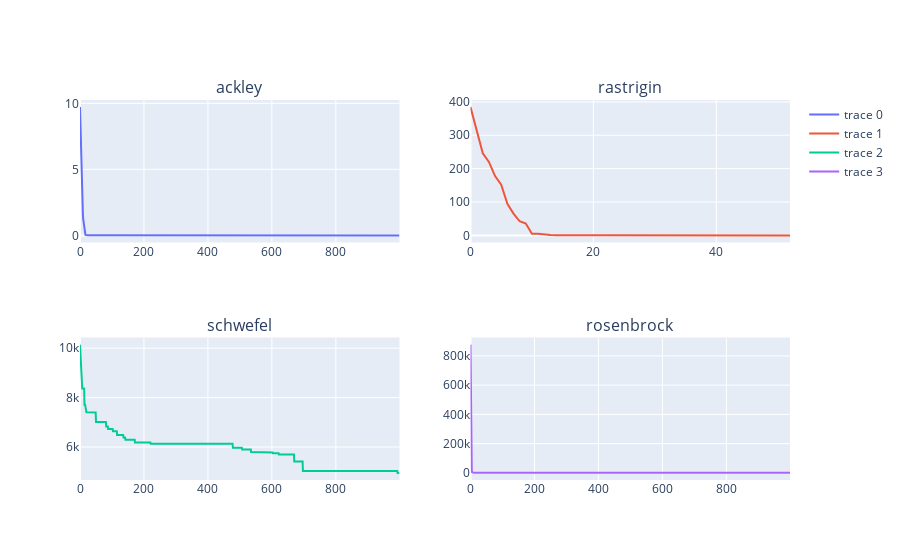

The notebook cell this image was saved under:
### Code cell
fig = make_subplots(rows=2, cols=2, subplot_titles=FUNCTIONS)

fig.add_trace(go.Scatter(y=[x['melhor_fitness'] for x in ga_dict[FUNCTIONS[0]].geracoes]),row=1,col=1)
fig.add_trace(go.Scatter(y=[x['melhor_fitness'] for x in ga_dict[FUNCTIONS[1]].geracoes]),row=1,col=2)
fig.add_trace(go.Scatter(y=[x['melhor_fitness'] for x in ga_dict[FUNCTIONS[2]].geracoes]),row=2,col=1)
fig.add_trace(go.Scatter(y=[x['melhor_fitness'] for x in ga_dict[FUNCTIONS[3]].geracoes]),row=2,col=2)

### Figure 1 — Plotly figure (JSON) as saved in the notebook; plotly's stock layout.template omitted (floating-point values rounded to 4 significant figures; data arrays with more than 128 entries replaced by an {"elided": "..."} marker saying what was removed)
{"data": [{"type": "scatter", "xaxis": "x", "y": {"elided": "1000 float values"}, "yaxis": "y"}, {"type": "scatter", "xaxis": "x2", "y": [384.3, 310.9, 245.9, 220.1, 177.7, 152.1, 94.3, 65.4, 42.23, 35.45, 5.118, 5.118, 2.546, 0.9518, 0.6132, 0.2663, 0.04521, 0.01618, 0.01146, 0.003302, 0.001863, 0.00124, 0.0005547, 0.0002479, 0.0001177, 4.56e-05, 1.938e-05, 1.048e-05, 3.714e-06, 1.69e-06, 6.435e-07, 4.201e-07, 2.744e-07, 1.137e-07, 4.058e-08, 1.596e-08, 1.473e-08, 6.862e-09, 2.244e-09, 1.162e-09, 3.832e-10, 1.136e-10, 9.18e-11, 4.547e-11, 2.609e-11, 6.821e-12, 2.956e-12, 1.535e-12, 6.821e-13, 1.705e-13, 1.137e-13, 5.684e-14, 0], "yaxis": "y2"}, {"type": "scatter", "xaxis": "x3", "y": {"elided": "1000 float values"}, "yaxis": "y3"}, {"type": "scatter", "xaxis": "x4", "y": {"elided": "1000 float values"}, "yaxis": "y4"}], "layout": {"annotations": [{"font": {"size": 16}, "showarrow": false, "text": "ackley", "x": 0.225, "xanchor": "center", "xref": "paper", "y": 1, "yanchor": "bottom", "yref": "paper"}, {"font": {"size": 16}, "showarrow": false, "text": "rastrigin", "x": 0.775, "xanchor": "center", "xref": "paper", "y": 1, "yanchor": "bottom", "yref": "paper"}, {"font": {"size": 16}, "showarrow": false, "text": "schwefel", "x": 0.225, "xanchor": "center", "xref": "paper", "y": 0.375, "yanchor": "bottom", "yref": "paper"}, {"font": {"size": 16}, "showarrow": false, "text": "rosenbrock", "x": 0.775, "xanchor": "center", "xref": "paper", "y": 0.375, "yanchor": "bottom", "yref": "paper"}], "xaxis": {"anchor": "y", "domain": [0, 0.45]}, "xaxis2": {"anchor": "y2", "domain": [0.55, 1]}, "xaxis3": {"anchor": "y3", "domain": [0, 0.45]}, "xaxis4": {"anchor": "y4", "domain": [0.55, 1]}, "yaxis": {"anchor": "x", "domain": [0.625, 1]}, "yaxis2": {"anchor": "x2", "domain": [0.625, 1]}, "yaxis3": {"anchor": "x3", "domain": [0, 0.375]}, "yaxis4": {"anchor": "x4", "domain": [0, 0.375]}}}
